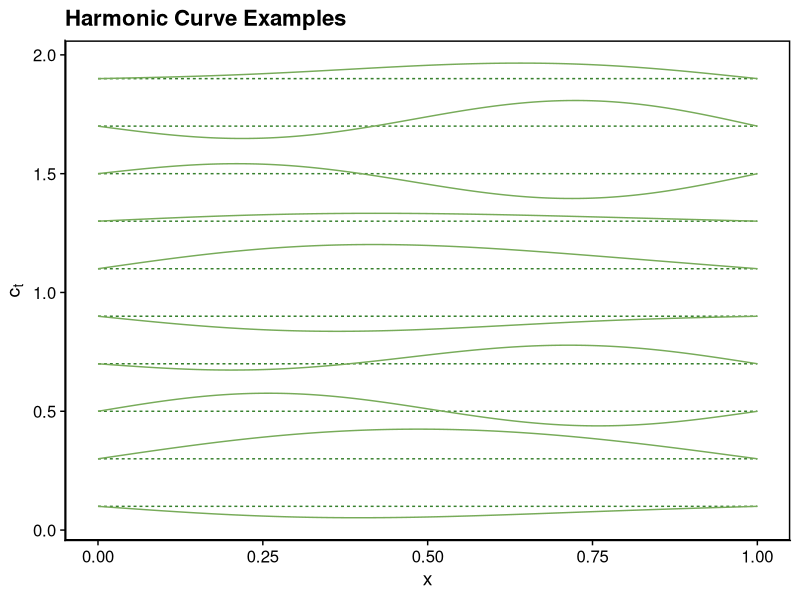

The R script that drew this image:
# harmonic

library(ggplot2)
library(dplyr)
library(tidyr)
library(cowplot)

x <- seq(0, 1, length.out = 101)

# histograms
# greens 2 # https://www.color-hex.com/color-palette/5016
xpale <- "#F0F7DA"
xlight <- "#C9DF8A"
xmid <- "#77AB59"
xdark <- "#36802D"
xdata <- "#043927" # https://graf1x.com/shades-of-green-color-palette-html-hex-rgb-code/
xaxis <- "#999999"
xgrey <- "grey"

n <- 10
df <- vector("list", n)
set.seed(123)
for (i in 1:n){
  
  y0 <- i/5 - 0.1
  y1 <- y0 + 0.0 * x
  y2 <- y1 + 0.2 * sin(pi * x) * rnorm(1, 0, 0.4)
  y3 <- y2 + 0.2 * sin(2 * pi * x) * rnorm(1, 0, 0.2)
  
  df[[i]] <- tibble(i, x, Constant = y0, Linear = y1, First = y2, Second = y3) %>% 
    gather("Term", "y", -i, -x) %>% 
    mutate(Term = factor(Term, levels = c("Constant", "Linear", "First", "Second")))

}
df <- bind_rows(df) %>% 
  mutate(alpha = case_when(
    Term == "Constant" ~ 0,
    Term == "Linear" ~ 0,
    Term == "First" ~ 0.0,
    Term == "Second" ~ as.numeric(i)/as.numeric(n)
  )) %>% 
  filter(Term %in% c("Constant", "Second"))

ph <- ggplot(df) +
  labs(title = "Harmonic Curve Examples", y = expression(c[t])) +
  guides(colour = "none", linetype = "none") +
  theme_cowplot() +
  panel_border(colour = "black") +
  # scale_y_continuous(limits = c(0, 1)) +
  scale_colour_manual(values = c(xmid, xdark)) +
  geom_line(mapping = aes(x = x, y = y, colour = Term == "Constant", linetype = Term == "Constant", group = interaction(Term, i)))
  # geom_line(mapping = aes(x = x, y = y, linetype = Term, alpha = alpha, group = interaction(Term, i)))

print(ph)

save_plot("harmonic.png", ph, base_asp = 1, dpi = 600)
